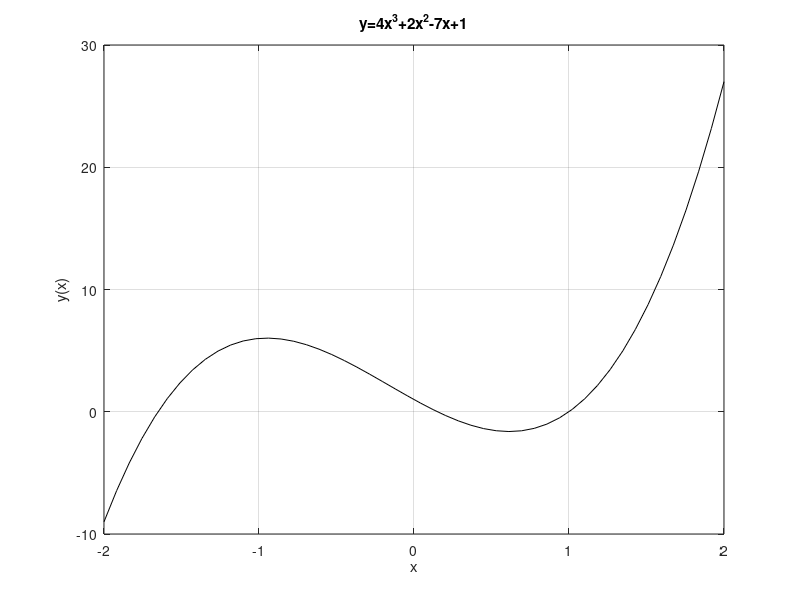

This chart was generated by the following MATLAB code:
% 4.Hafta - 1.Ders

% PERIYODIK FONKSIYONLAR


% x(t) =x(t+nT), n=1,2,3,4...  % burada T periyot olarak adlandırılan ve sabit pozitif bir değerdir

% Eğer periyodik olan fonksiyon (yani T) sinüzoidal ise;

% x(t) Acos(wt+θ) şeklinde yazılır

% A: Değişkenin genliğidir. Eğer mesela x gerilimi gösteriyor ise A nın birimi volt olur
% t: Bağımsız zaman değişkenidir birimi saniyedir
% w: Açısal frekanstır. T= 2π/w ilişkisi vardır
% θ: x(t) eğrisinin coswt eğrisine göre faz farkıdır. 0 dan büyük ise 


% Matlab ortamıngşda polinom gösterimi
% standart polinom gösterimi an*x^n+a(n-1)*x^(n-1)+...+a1*x+a0

% Eğer "x" daha önce tanımlanmmış bir sayı ise B(x) eşitliği alttaki şekilde yazılır
% B(x)=3*x^4-7*x^2+2*x-1

% Ancak eğer "x" tanımlanmış bir vektör ise alttaki gibi yazılır !!! Önemli fark !!!

% B(x)= 3*x.^4-7*x.^2+2*x-1  % bunun sonunda B ifadesi x vektörü ile aynı boyutta olacaktır

% y(x)=4x^3+2x^2-7x+1

x = linspace (-2,2,50); % -2 den 2 ye 50 tane eleman olacak şekilde yatay eksen
a=[4 2 -7 1];  % buradaki sayıları sırası ile x yerine koyuyor
y = polyval (a,x)
plot(x,y,"k-");
title("y=4x^3+2x^2-7x+1"),
xlabel("x")
ylabel("y(x)")
grid

% IKI POLINOMUN TOPLAMI VEYA FARKI

% İki polinom toplanır veya çıkarılırken katsayıları içeren vektörlerin boyutları aynı olmalıdır.
% İşlem yapılırken aynı üslü olanların katsayıları ile işlem yapılır
% Eğer polinomlardan birinde olan üs diğerinde yoksa katsayısı 0 kabul edilerek matrise işlenir

% Polinom bir tam sayı ile çarpılırken tüm ifadelerin katsayısını çarpar yerine yazarsın


% K(x) = 4*x^4-8*x^3+7*x+1
% M(x) = 2*x^5+7*x^3-2*x+6

% T(x)=K(x)*M(x)

k=[4 -8 0 7 1]
m=[2 0 7 0 -2 6]
t=conv(k,m)  % k ve m bir satır vektör olmak zorunda. 
% bu komutu kullanmak için iki polinomun da (bulunmayıp katsayısı 0 olanlar bile dahil) katsayılırını birer matrise atamalısın
% bu komut senin için çarpmayı yapıp istenen matrise atar (x^3 ve x^4 çarpımı katsayısı ile x^2 ve x^5 çarpımı katsayısı toplar)


% Büyük dereceli polinomun küçük dereceli polinoma bölünmesi

% X(t) = 7t^6-2t^4+8t^3+2
% Y(t) = 2t^4-4t^3+2t+8

pay=[7 0 -2 8 0 0 2]; payda=[2 -4 0 2 8];
[bolum,kalan]=deconv(pay,payda)

% sonuç= 3,5t^2+7t+13+(53t^3-42t^2-82t-102/2t^4-4t^3+2t+8)
% bu işlemde bölümü yazıp sonrasında kalanı denklem olarak yazıp bölen e bölüp yazıyorsun 


% Polinomun türevinin alınması

% 2t^6+7t^3-8t+3

s=[2 0 0 3 0 -8 3];
a=polyder(s)  % polyder komutu conv ve deconv gibi bir matrisi polinomun katsayıları gibi algılamayı ve türevini almayı sağlar

% polyder (x,y) = x ve y vektörlerinin çarpımının türevini alır

% [pay,payda]=polyder(x,y) = x ve y vektörlerinin bölüm türevini hesaplar, pay türevin kesrinin payı payda ise paydasını verir


% Polinomun integralinin alınması

% A= 2t^3+3t^2-5t+6

a=[2 3 -5 6];
polyint(a)   % polinomun integralini almanı sağlar ve en sona bir 0 ekler bu da C bilinmeyenini ifade eder

% polyint komutunda integral sabiti default olarak 0 seçilir eğer farklı bir şey seçmek istiyorsan polyint(a,sabit) kullanabilirsin


roots(a) % vektör ya da polinomun köklerini hesaplar 

D=[1 2 1]; % bir polinomun katsayılarının vektörü

c=roots(D) % komutu ile kökler c matrisine atanır

f=roots([1 3 7 4]);  % şeklinde de kullanılabilir 


% x1=0, x2=2, x3=1+j, x4=1-j değerlerini kök kabul eden polinom nedir

f=[0 2 1+j 1-j];
k=poly(f)

% bu kodun çıktısındaki katsayılar polinomun katsayılarıdır
% f(t)=t^4-4t^3+6t^2-4t


% A(t)=(t^2-4)/(2t^4-6t^3+2t^2+5)

pay=[1 0 -4]; payda=[2 -6 2 0 5];
[rez,kok]=residue(pay,payda)
% bu şekilde hem rezidü (kalan) hem kök değerlerini bulabiliriz


% 4.Hafta 2. Bölüm

% A(t) t+2-(0.5/t+4)-(0.6145/t-1)+(1.5/t-7) polinomonu A(t)=X(t)/Y(t) formunda yazınız

rez=[-0.5 -0.6145 1.5]; kok=[-4 1 7]; bolum=[1 2];  % burada bölüm neden 1 ve 2 ????

[pay,payda]=residue(rez,kok,bolum)

% Eğer bolüm polinomu yok ise bolum = [] olacaktı

% Üç boyutlu yüzey ve eğri çizimi 

x= -pi:2  % bu komutta -pi den 2 ye default artış oranı olan 1 ile varmak imkansızdır o yüzden sistem 2 ye en yakın sayıda işlemi keser ve hata mesajı vermez
y=0:0.2:1;

[X,Y]=meshgrid(x,y)  % bu komut x ve y vektörlerini X ve Y matrisine dönüştürerek ızgara şeklinde çizim yüzeyi meydana getirir. 
% x matrisin satır y ise sütun sayısını belirler. X de satırlar Y de ise sütunlar aynı olur
% x, n boyutlu y ise m boyutlu olduğu varsayılarak matris m*n boyutundadır



% FUNCTION

function y = alanbul(z)  % data from outside will come in variable z
    y=pi*z.^2
end
% we wrote the funcs command and them we need call the unc for use

r=5;
alanbul(r);
disp(alanbul(r));  % example

% çok saçma bir kullanım ama temeli şu şekilde çalışıyor:
% ilk olarak function y = call name(kullanılacak değişken adı)
% ikinci olarak içine y= diyip denklem veya script ne olacaksa onu yazıyorsun sonra da alt satıra end diyorsun
% func u kullanmak için önce değişken adı=değer sonra callname(değişken adı) nı kullanıyorsun 
% kalanı için de üstteki örneğe bak 




